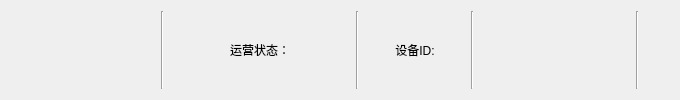
    <widget class="QWidget" name="titleWidget" native="true">
     <property name="sizePolicy">
      <sizepolicy hsizetype="Preferred" vsizetype="Minimum">
       <horstretch>0</horstretch>
       <verstretch>0</verstretch>
      </sizepolicy>
     </property>
     <property name="minimumSize">
      <size>
       <width>0</width>
       <height>35</height>
      </size>
     </property>
     <layout class="QHBoxLayout" name="horizontalLayout_17">
      <property name="leftMargin">
       <number>15</number>
      </property>
      <property name="rightMargin">
       <number>15</number>
      </property>
      <item>
       <widget class="QLabel" name="titleDestLabel">
        <property name="minimumSize">
         <size>
          <width>140</width>
          <height>0</height>
         </size>
        </property>
        <property name="text">
         <string/>
        </property>
        <property name="alignment">
         <set>Qt::AlignCenter</set>
        </property>
       </widget>
      </item>
      <item>
       <widget class="Line" name="titleLine1">
        <property name="orientation">
         <enum>Qt::Vertical</enum>
        </property>
       </widget>
      </item>
      <item>
       <widget class="QLabel" name="titleStateLabel">
        <property name="minimumSize">
         <size>
          <width>180</width>
          <height>0</height>
         </size>
        </property>
        <property name="text">
         <string>运营状态：</string>
        </property>
        <property name="alignment">
         <set>Qt::AlignCenter</set>
        </property>
       </widget>
      </item>
      <item>
       <widget class="Line" name="titleLine2">
        <property name="orientation">
         <enum>Qt::Vertical</enum>
        </property>
       </widget>
      </item>
      <item>
       <widget class="QLabel" name="titleNameLabel">
        <property name="minimumSize">
         <size>
          <width>100</width>
          <height>20</height>
         </size>
        </property>
        <property name="text">
         <string>设备ID:</string>
        </property>
        <property name="alignment">
         <set>Qt::AlignCenter</set>
        </property>
       </widget>
      </item>
      <item>
       <widget class="Line" name="titleLine3">
        <property name="orientation">
         <enum>Qt::Vertical</enum>
        </property>
       </widget>
      </item>
      <item>
       <widget class="QLabel" name="titleTimeLabel">
        <property name="minimumSize">
         <size>
          <width>150</width>
          <height>20</height>
         </size>
        </property>
        <property name="text">
         <string/>
        </property>
        <property name="alignment">
         <set>Qt::AlignCenter</set>
        </property>
       </widget>
      </item>
      <item>
       <widget class="Line" name="titleLine4">
        <property name="orientation">
         <enum>Qt::Vertical</enum>
        </property>
       </widget>
      </item>
      <item>
       <widget class="QLabel" name="titleSignalLabel">
        <property name="minimumSize">
         <size>
          <width>20</width>
          <height>20</height>
         </size>
        </property>
        <property name="maximumSize">
         <size>
          <width>20</width>
          <height>20</height>
         </size>
        </property>
        <property name="styleSheet">
         <string notr="true">border-image: url(:/image/resource/signal0.png);</string>
        </property>
        <property name="text">
         <string/>
        </property>
       </widget>
      </item>
     </layout>
    </widget>
